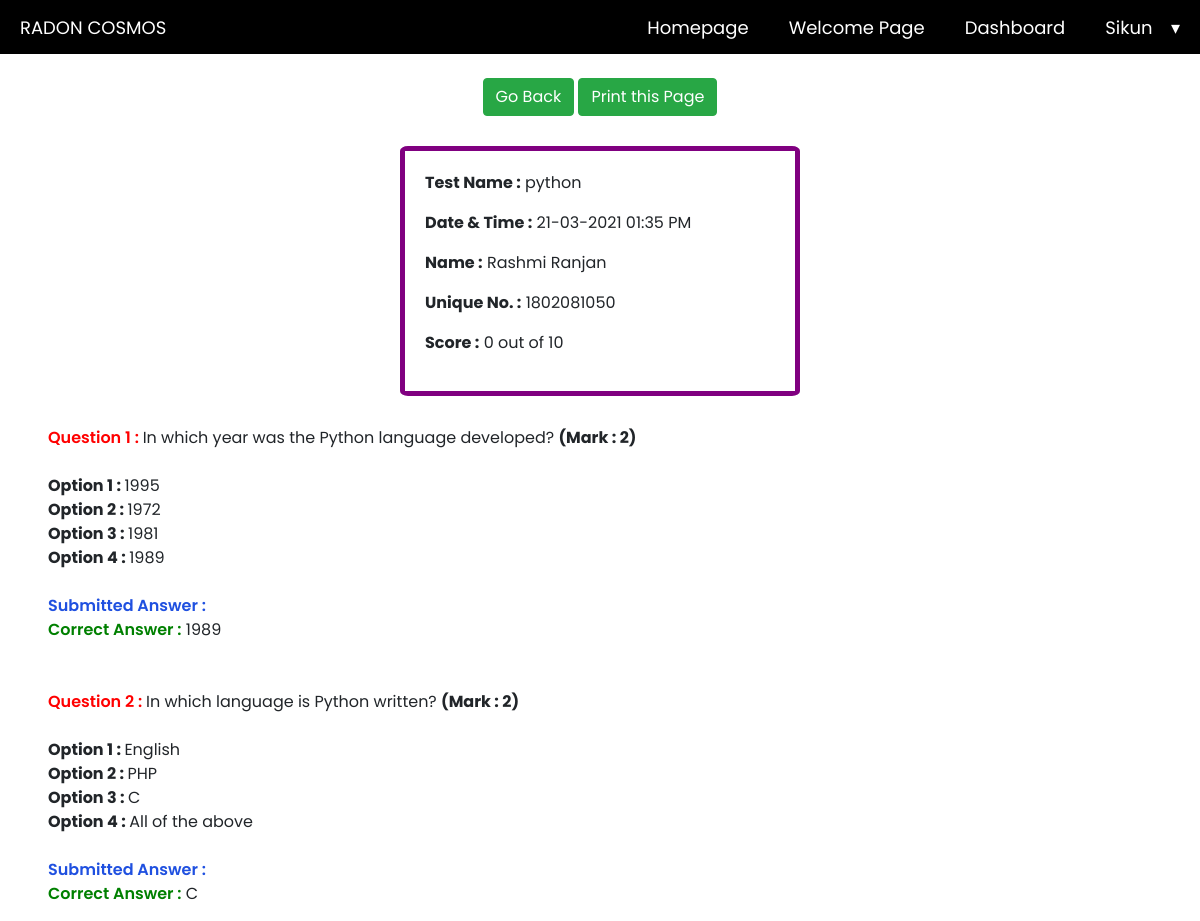
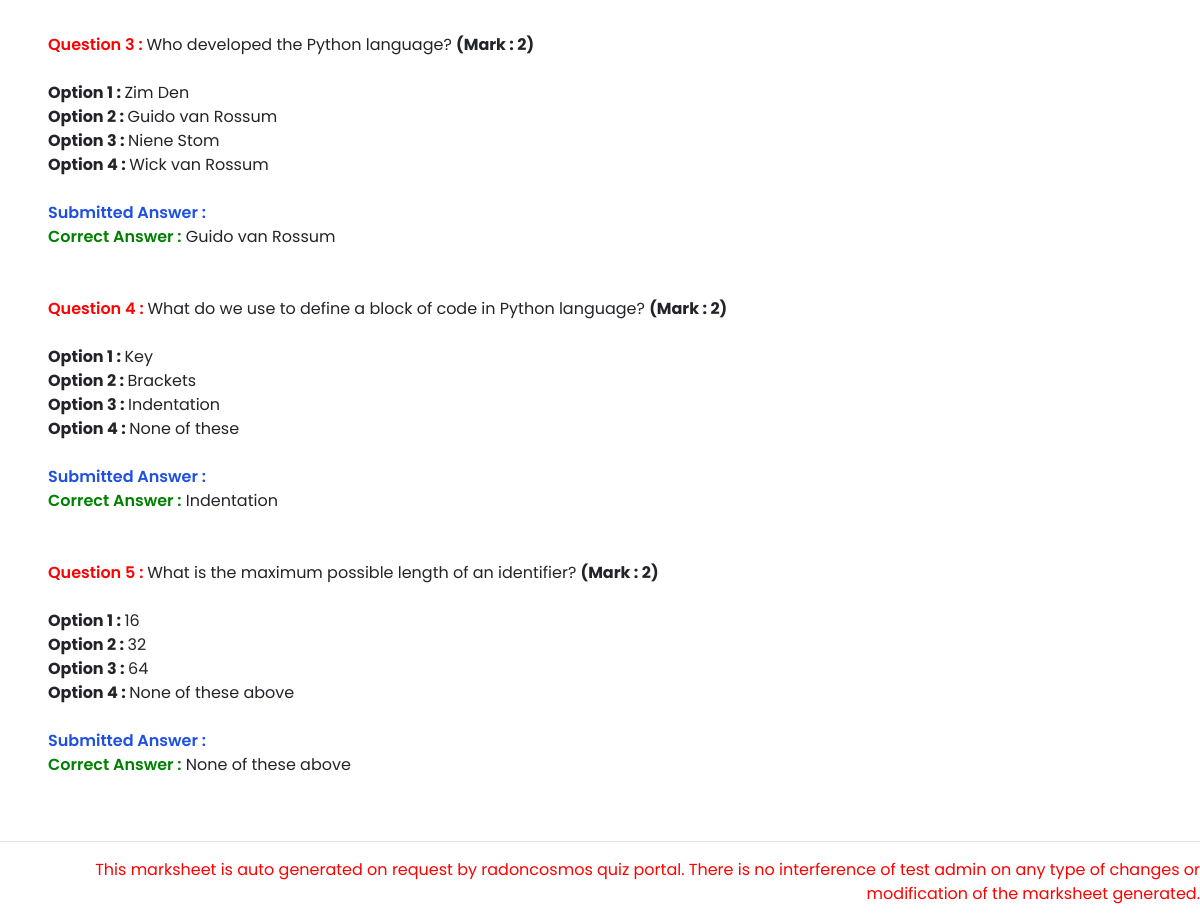
/studentwisemark.php?student=1802081050&&Tname=726292723eeeb4347bdd26bfc6b7ee9a3b755dd (signed in), run on the app's committed database (2 pictures, top to bottom).
### tables this page shows
CREATE TABLE `test` (
  `Tid` int(11) NOT NULL,
  `Tname` varchar(500) NOT NULL,
  `Pname` varchar(500) NOT NULL,
  `Tdate` date NOT NULL DEFAULT current_timestamp(),
  `id` int(11) NOT NULL,
  `time` int(11) NOT NULL,
  `portal_start_date` date NOT NULL DEFAULT current_timestamp(),
  `portal_start_time` time NOT NULL DEFAULT current_timestamp(),
  `portal_end_date` date NOT NULL DEFAULT current_timestamp(),
  `portal_end_time` time NOT NULL DEFAULT current_timestamp(),
  `showScore` varchar(5) NOT NULL
);

CREATE TABLE `answer` (
  `Aid` int(11) NOT NULL,
  `Sname` varchar(100) NOT NULL,
  `Semail` varchar(100) NOT NULL,
  `SuniqueNo` varchar(100) NOT NULL,
  `Sdate` datetime NOT NULL DEFAULT current_timestamp(),
  `Tname` varchar(500) NOT NULL,
  `Qname` text NOT NULL,
  `submitAns` varchar(100) NOT NULL,
  `score` int(11) NOT NULL,
  `total` int(11) NOT NULL
);

CREATE TABLE `question` (
  `Qid` int(11) NOT NULL,
  `Tname` varchar(500) NOT NULL,
  `Qname` text NOT NULL,
  `Qimg` varchar(200) NOT NULL,
  `option1` varchar(500) NOT NULL,
  `option2` varchar(500) NOT NULL,
  `option3` varchar(500) NOT NULL,
  `option4` varchar(500) NOT NULL,
  `correctAns` varchar(500) NOT NULL,
  `mark` int(11) NOT NULL,
  `organiser` varchar(100) NOT NULL
);

### studentwisemark.php (the view, shortened to what this page needs)
<?php
    require('includes/header.php');
    if(isset($_REQUEST['Tname']) && isset($_REQUEST['student'])){
    	$Tname = $_GET['Tname'];
    	$student = $_GET['student'];
        $sql1 = mysqli_query($conn,"SELECT *FROM question left JOIN answer USING(Qname) WHERE answer.SuniqueNo='$student' AND answer.Tname='$Tname'");
        $sql2 = mysqli_query($conn,"SELECT *FROM question left JOIN answer USING(Tname) left join test using(Tname) WHERE answer.SuniqueNo='$student' AND answer.Tname='$Tname'");
        $fetch2 = mysqli_fetch_array($sql2);
    }
    $counter = 0;
?>
<link rel="stylesheet" href="https://stackpath.bootstrapcdn.com/bootstrap/4.5.0/css/bootstrap.min.css">
<body>
	<div class="main">
		<center>
			<a class="btn btn-success" href="results.php?Tname=<?php echo $fetch2['Tname'];?>">Go Back</a>
			<button class="btn btn-success" onclick="window.print()">Print this Page</button>
			<div class="box">
			<p><strong>Test Name :</strong></strong> <?php echo $fetch2['Pname']; ?></p>
			<p><strong>Date & Time :</strong></strong> <?php echo date("d-m-Y h:i A",strtotime('+5 hour +30 minutes +1 seconds',strtotime($fetch2['Sdate']))); ?></p>
			<p><strong>Name :</strong></strong> <?php echo $fetch2['Sname']; ?></p>
			<p><strong>Unique No. :</strong></strong> <?php echo $fetch2['SuniqueNo']; ?></p>
			<p><strong>Score :</strong></strong> <?php echo $fetch2['score']; ?> out of <?php echo $fetch2['total']; ?></p>
		</div>
		</center>
		<?php while($fetch1 = mysqli_fetch_array($sql1)){ ?>
		<span class="qsn">Question <?php echo ++$counter; ?> : </span><?php echo $fetch1['Qname']; ?> <b>(Mark : <?php echo $fetch1['mark']; ?>)</b><br><br>
		<b>Option 1 : </b><?php echo $fetch1['option1']; ?></br>
		<b>Option 2 : </b><?php echo $fetch1['option2']; ?></br>
		<b>Option 3 : </b><?php echo $fetch1['option3']; ?></br>
		<b>Option 4 : </b><?php echo $fetch1['option4']; ?></br>
		<br>
		<span class="sub">Submitted Answer :</span> <?php echo $fetch1['submitAns']; ?><br>
		<span class="cor">Correct Answer :</span> <?php echo $fetch1['correctAns']; ?><br><br><br>
		<?php } ?>
	</div>
	<hr>
	<p class="footer">This marksheet is auto generated on request by radoncosmos quiz portal. There is no interference of test admin on any type of changes or modification of the marksheet generated.</p>
</body>

### includes/header.php (style rules this page uses)
body { font-family: 'Poppins', sans-serif !important; }
a { text-decoration: none !important; }

### studentwisemark.php (style rules this page uses)
.main { padding: 2% 4% 0 4%; font-family: 'Poppins', sans-serif; }
.box { width: 400px; border: 5px solid purple; border-radius: 2%; text-align: left; padding: 20px; margin: 30px; }
.qsn { color: red; font-weight: 600 }
.sub { font-weight: 600; color: #1f50e0 }
.cor { font-weight: 600; color: green }
.footer { text-align: right; color: red }

### data on the page
test: Pname "python"
answer: Sdate "21-03-2021 01:35 PM", Sname "Rashmi Ranjan", SuniqueNo "1802081050", score "0", total "10"
question: Qname "In which year was the Python language developed?", mark "2", option1 "1995", option2 "1972", option3 "1981", option4 "1989", correctAns "1989"
question: Qname "In which language is Python written?", mark "2", option1 "English", option2 "PHP", option3 "C", option4 "All of the above", correctAns "C"
question: Qname "Who developed the Python language?", mark "2", option1 "Zim Den", option2 "Guido van Rossum", option3 "Niene Stom", option4 "Wick van Rossum", correctAns "Guido van Rossum"
question: Qname "What do we use to define a block of code in Python language?", mark "2", option1 "Key", option2 "Brackets", option3 "Indentation", option4 "None of these", correctAns "Indentation"
question: Qname "What is the maximum possible length of an identifier?", mark "2", option1 "16", option2 "32", option3 "64", option4 "None of these above", correctAns "None of these above"

### other printed values
strip_tags(substr(htmlspecialchars($_SESSION["username"]),0,8)) "Sikun"
